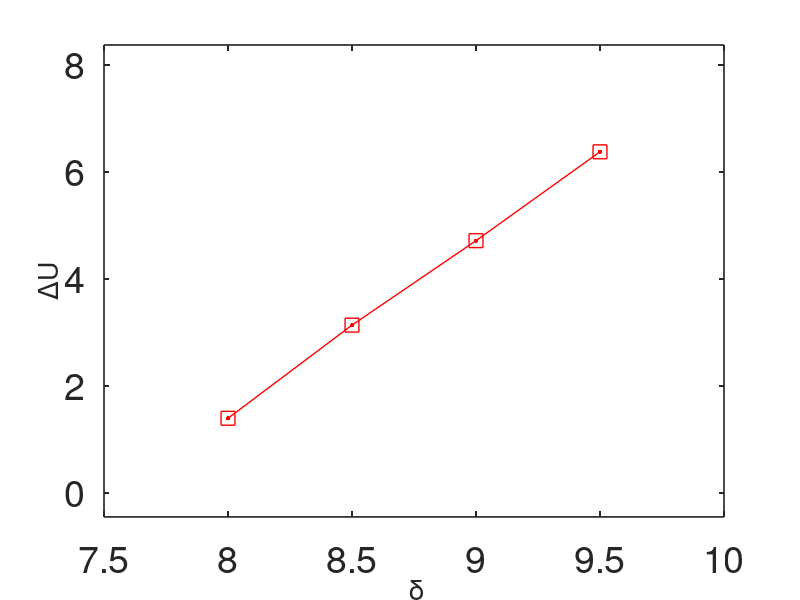
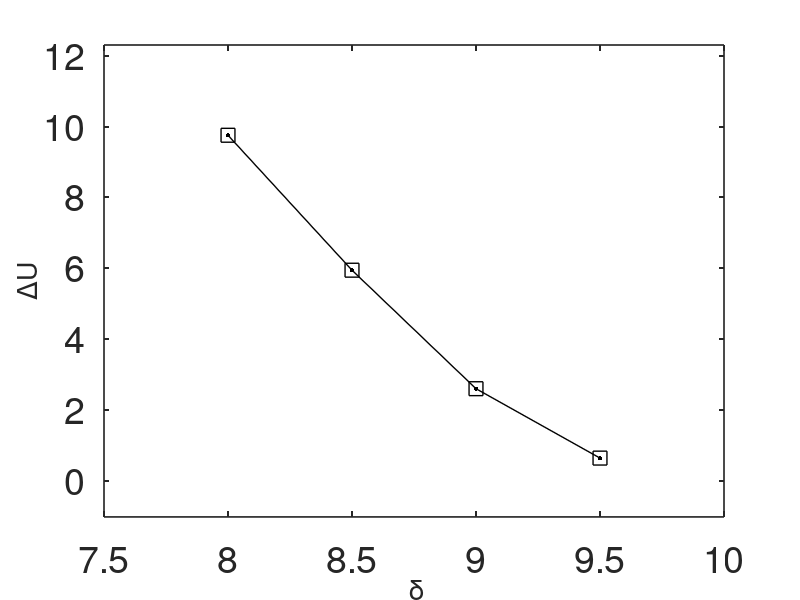

The MATLAB source for these figures, in order:
clc
clear
a=load('data.txt');

% a(:,2)-a(:,3)

a(:,2)-a(:,4)
%endemic
figure(1)
plot(a(:,1),a(:,2)-a(:,3),'s-r','LineWidth',1,'Markersize',10)
hold on
plot(a(:,1),a(:,2)-a(:,3),'r.','LineWidth',1,'Markersize',10)
hold on
% axis([-0.2 3.2,-0.1 15])

xlabel('\fontsize{27} \delta')
ylabel('\fontsize{27}\DeltaU')
set(gca,'LineWidth',1.2,'Fontsize',27)
set(gca,'TickDir', 'in', 'TickLength', [0.009 0.01])
% set(gca,'xtick',0:0.5:10)
set(gca,'xtick',0:0.5:13)
xlim([7.5 10])
ylim([-0.437497300766564,8.374007125813787])

%disease-free
figure(2)
plot(a(:,1),a(:,2)-a(:,4),'s-k','LineWidth',1,'Markersize',10)
hold on
plot(a(:,1),a(:,2)-a(:,4),'k.','LineWidth',1,'Markersize',10)
hold on
% axis([-0.2 3.2,-0.1 15])

xlabel('\fontsize{27} \delta')
ylabel('\fontsize{27}\DeltaU')
set(gca,'LineWidth',1.2,'Fontsize',27)
set(gca,'TickDir', 'in', 'TickLength', [0.009 0.01])

set(gca,'xtick',0:0.5:13)
xlim([7.5 10])
ylim([-1.010458569618501,12.299541430381515])

